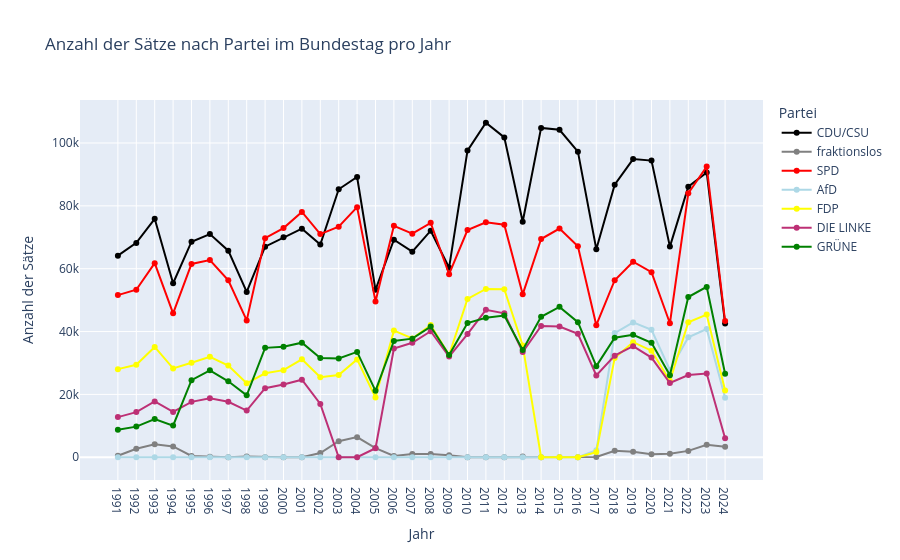

Notebook code for this chart:
### Code cell
party_colors = {
    'CDU/CSU': 'black',
    'AfD': 'lightblue',
    'DIE LINKE': '#bd3075',
    'BSW': '#7d254f',
    'SPD': 'red',
    'GRÜNE': 'green',
    'FDP': 'yellow',
    'fraktionslos': 'grey'
}

fig = px.line(df_grouped_parties_years,
              x='year',
              y='speech_len_sents',
              color='speaker_party',
              title='Anzahl der Sätze nach Partei im Bundestag pro Jahr',
              labels={'year': 'Jahr', 'speech_len_sents': 'Anzahl der Sätze', 'speaker_party': 'Partei'},
              markers=True,
              color_discrete_map=party_colors)

fig.update_layout(hovermode='x unified')

### Figure 1 — Plotly figure (JSON) as saved in the notebook; plotly's stock layout.template omitted (floating-point values rounded to 4 significant figures)
{"data": [{"hovertemplate": "Partei=CDU/CSU<br>Jahr=%{x}<br>Anzahl der Sätze=%{y}<extra></extra>", "legendgroup": "CDU/CSU", "line": {"color": "black", "dash": "solid"}, "marker": {"symbol": "circle"}, "mode": "lines+markers", "name": "CDU/CSU", "orientation": "v", "showlegend": true, "type": "scatter", "x": ["1991", "1992", "1993", "1994", "1995", "1996", "1997", "1998", "1999", "2000", "2001", "2002", "2003", "2004", "2005", "2006", "2007", "2008", "2009", "2010", "2011", "2012", "2013", "2014", "2015", "2016", "2017", "2018", "2019", "2020", "2021", "2022", "2023", "2024"], "xaxis": "x", "y": [64155, 68214, 75889, 55379, 68589, 71010, 65738, 52597, 66998, 69991, 72728, 67671, 85273, 89183, 53262, 69219, 65432, 72089, 60314, 97584, 106444, 101783, 74938, 104804, 104198, 97247, 66213, 86721, 94892, 94408, 67025, 86109, 90612, 42582], "yaxis": "y"}, {"hovertemplate": "Partei=fraktionslos<br>Jahr=%{x}<br>Anzahl der Sätze=%{y}<extra></extra>", "legendgroup": "fraktionslos", "line": {"color": "grey", "dash": "solid"}, "marker": {"symbol": "circle"}, "mode": "lines+markers", "name": "fraktionslos", "orientation": "v", "showlegend": true, "type": "scatter", "x": ["1991", "1992", "1993", "1994", "1995", "1996", "1997", "1998", "1999", "2000", "2001", "2002", "2003", "2004", "2005", "2006", "2007", "2008", "2009", "2010", "2011", "2012", "2013", "2014", "2015", "2016", "2017", "2018", "2019", "2020", "2021", "2022", "2023", "2024"], "xaxis": "x", "y": [492, 2703, 4122, 3449, 430, 123, 0, 204, 0, 0, 3, 1328, 5113, 6398, 2905, 408, 1003, 1063, 613, 0, 0, 0, 223, 0, 0, 0, 77, 2080, 1735, 975, 1098, 2025, 3970, 3362], "yaxis": "y"}, {"hovertemplate": "Partei=SPD<br>Jahr=%{x}<br>Anzahl der Sätze=%{y}<extra></extra>", "legendgroup": "SPD", "line": {"color": "red", "dash": "solid"}, "marker": {"symbol": "circle"}, "mode": "lines+markers", "name": "SPD", "orientation": "v", "showlegend": true, "type": "scatter", "x": ["1991", "1992", "1993", "1994", "1995", "1996", "1997", "1998", "1999", "2000", "2001", "2002", "2003", "2004", "2005", "2006", "2007", "2008", "2009", "2010", "2011", "2012", "2013", "2014", "2015", "2016", "2017", "2018", "2019", "2020", "2021", "2022", "2023", "2024"], "xaxis": "x", "y": [51603, 53304, 61764, 45784, 61503, 62771, 56324, 43553, 69709, 72919, 78054, 71013, 73372, 79585, 49590, 73645, 71129, 74587, 58244, 72314, 74763, 73989, 51845, 69440, 72784, 67141, 42011, 56333, 62214, 58894, 42646, 83994, 92501, 43326], "yaxis": "y"}, {"hovertemplate": "Partei=AfD<br>Jahr=%{x}<br>Anzahl der Sätze=%{y}<extra></extra>", "legendgroup": "AfD", "line": {"color": "lightblue", "dash": "solid"}, "marker": {"symbol": "circle"}, "mode": "lines+markers", "name": "AfD", "orientation": "v", "showlegend": true, "type": "scatter", "x": ["1991", "1992", "1993", "1994", "1995", "1996", "1997", "1998", "1999", "2000", "2001", "2002", "2003", "2004", "2005", "2006", "2007", "2008", "2009", "2010", "2011", "2012", "2013", "2014", "2015", "2016", "2017", "2018", "2019", "2020", "2021", "2022", "2023", "2024"], "xaxis": "x", "y": [0, 0, 0, 0, 0, 0, 0, 0, 0, 0, 0, 0, 0, 0, 0, 0, 0, 0, 0, 0, 0, 0, 0, 0, 0, 0, 2218, 39528, 42909, 40534, 27756, 38185, 40816, 18929], "yaxis": "y"}, {"hovertemplate": "Partei=FDP<br>Jahr=%{x}<br>Anzahl der Sätze=%{y}<extra></extra>", "legendgroup": "FDP", "line": {"color": "yellow", "dash": "solid"}, "marker": {"symbol": "circle"}, "mode": "lines+markers", "name": "FDP", "orientation": "v", "showlegend": true, "type": "scatter", "x": ["1991", "1992", "1993", "1994", "1995", "1996", "1997", "1998", "1999", "2000", "2001", "2002", "2003", "2004", "2005", "2006", "2007", "2008", "2009", "2010", "2011", "2012", "2013", "2014", "2015", "2016", "2017", "2018", "2019", "2020", "2021", "2022", "2023", "2024"], "xaxis": "x", "y": [28035, 29422, 35096, 28277, 30051, 31965, 29197, 23522, 26723, 27724, 31157, 25443, 26153, 31132, 19007, 40300, 37802, 42063, 32557, 50370, 53560, 53487, 35597, 0, 0, 0, 1636, 31607, 36609, 33918, 24284, 42967, 45424, 21212], "yaxis": "y"}, {"hovertemplate": "Partei=DIE LINKE<br>Jahr=%{x}<br>Anzahl der Sätze=%{y}<extra></extra>", "legendgroup": "DIE LINKE", "line": {"color": "#bd3075", "dash": "solid"}, "marker": {"symbol": "circle"}, "mode": "lines+markers", "name": "DIE LINKE", "orientation": "v", "showlegend": true, "type": "scatter", "x": ["1991", "1992", "1993", "1994", "1995", "1996", "1997", "1998", "1999", "2000", "2001", "2002", "2003", "2004", "2005", "2006", "2007", "2008", "2009", "2010", "2011", "2012", "2013", "2014", "2015", "2016", "2017", "2018", "2019", "2020", "2021", "2022", "2023", "2024"], "xaxis": "x", "y": [12773, 14363, 17777, 14421, 17636, 18783, 17636, 14852, 21977, 23150, 24688, 16945, 0, 0, 2876, 34576, 36441, 40088, 32026, 39205, 46929, 45813, 33454, 41780, 41605, 39265, 26043, 32325, 35332, 31731, 23631, 26173, 26658, 6052], "yaxis": "y"}, {"hovertemplate": "Partei=GRÜNE<br>Jahr=%{x}<br>Anzahl der Sätze=%{y}<extra></extra>", "legendgroup": "GRÜNE", "line": {"color": "green", "dash": "solid"}, "marker": {"symbol": "circle"}, "mode": "lines+markers", "name": "GRÜNE", "orientation": "v", "showlegend": true, "type": "scatter", "x": ["1991", "1992", "1993", "1994", "1995", "1996", "1997", "1998", "1999", "2000", "2001", "2002", "2003", "2004", "2005", "2006", "2007", "2008", "2009", "2010", "2011", "2012", "2013", "2014", "2015", "2016", "2017", "2018", "2019", "2020", "2021", "2022", "2023", "2024"], "xaxis": "x", "y": [8762, 9746, 12139, 10066, 24505, 27663, 24174, 19702, 34816, 35142, 36460, 31596, 31456, 33522, 21138, 37014, 37736, 41582, 32506, 42712, 44362, 45115, 34122, 44689, 47856, 42969, 28992, 38029, 38984, 36431, 26068, 50989, 54214, 26592], "yaxis": "y"}], "layout": {"hovermode": "x unified", "legend": {"title": {"text": "Partei"}, "tracegroupgap": 0}, "title": {"text": "Anzahl der Sätze nach Partei im Bundestag pro Jahr"}, "xaxis": {"anchor": "y", "domain": [0, 1], "title": {"text": "Jahr"}}, "yaxis": {"anchor": "x", "domain": [0, 1], "title": {"text": "Anzahl der Sätze"}}}}
